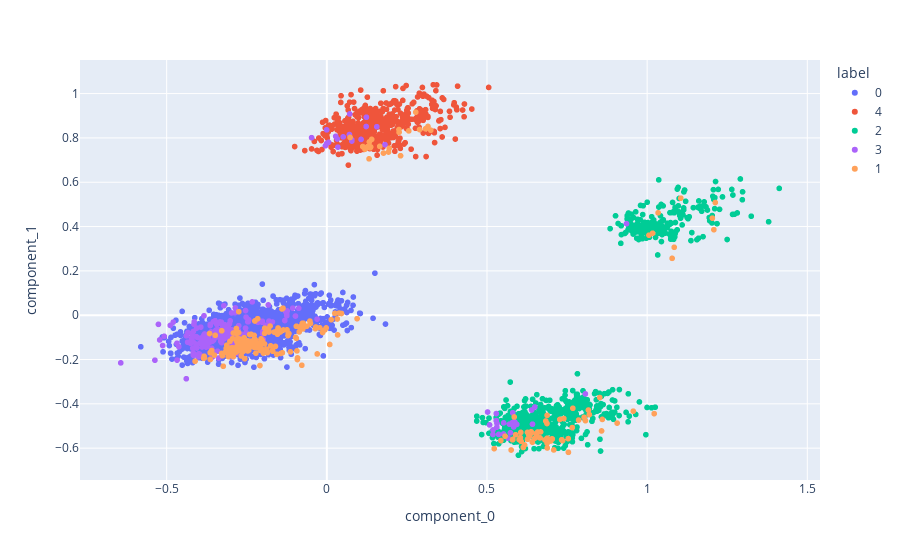

Notebook code cell kept with this figure:
### Markdown cell above
On this first map, we see the clusters made using the Kmeans function. We can clearly see here the different clusters that stand out from each other. We also notice that each cluster has words that come up more frequently, such as the word "satisfied" for one cluster, or "long" and "today" for another.

### Code cell
common_words = Visualisation_2D_Dataframe_K_Cluster(train_OneHot, 5, "kmean")
for cluster, words in enumerate(common_words):
    print(f"Cluster {cluster}: {words}")

### Figure 1 — Plotly figure (JSON) as saved in the notebook; plotly's stock layout.template omitted (floating-point values rounded to 4 significant figures; data arrays with more than 128 entries replaced by an {"elided": "..."} marker saying what was removed)
{"data": [{"hovertemplate": "<b>%{hovertext}</b><br><br>label=0<br>component_0=%{x}<br>component_1=%{y}<extra></extra>", "hovertext": {"elided": "3434 str values"}, "legendgroup": "0", "marker": {"color": "#636efa", "symbol": "circle"}, "mode": "markers", "name": "0", "showlegend": true, "type": "scattergl", "x": {"elided": "3434 float values"}, "xaxis": "x", "y": {"elided": "3434 float values"}, "yaxis": "y"}, {"hovertemplate": "<b>%{hovertext}</b><br><br>label=4<br>component_0=%{x}<br>component_1=%{y}<extra></extra>", "hovertext": {"elided": "759 str values"}, "legendgroup": "4", "marker": {"color": "#EF553B", "symbol": "circle"}, "mode": "markers", "name": "4", "showlegend": true, "type": "scattergl", "x": {"elided": "759 float values"}, "xaxis": "x", "y": {"elided": "759 float values"}, "yaxis": "y"}, {"hovertemplate": "<b>%{hovertext}</b><br><br>label=2<br>component_0=%{x}<br>component_1=%{y}<extra></extra>", "hovertext": {"elided": "1047 str values"}, "legendgroup": "2", "marker": {"color": "#00cc96", "symbol": "circle"}, "mode": "markers", "name": "2", "showlegend": true, "type": "scattergl", "x": {"elided": "1047 float values"}, "xaxis": "x", "y": {"elided": "1047 float values"}, "yaxis": "y"}, {"hovertemplate": "<b>%{hovertext}</b><br><br>label=3<br>component_0=%{x}<br>component_1=%{y}<extra></extra>", "hovertext": {"elided": "267 str values"}, "legendgroup": "3", "marker": {"color": "#ab63fa", "symbol": "circle"}, "mode": "markers", "name": "3", "showlegend": true, "type": "scattergl", "x": {"elided": "267 float values"}, "xaxis": "x", "y": {"elided": "267 float values"}, "yaxis": "y"}, {"hovertemplate": "<b>%{hovertext}</b><br><br>label=1<br>component_0=%{x}<br>component_1=%{y}<extra></extra>", "hovertext": {"elided": "335 str values"}, "legendgroup": "1", "marker": {"color": "#FFA15A", "symbol": "circle"}, "mode": "markers", "name": "1", "showlegend": true, "type": "scattergl", "x": {"elided": "335 float values"}, "xaxis": "x", "y": {"elided": "335 float values"}, "yaxis": "y"}], "layout": {"legend": {"title": {"text": "label"}, "tracegroupgap": 0}, "margin": {"t": 60}, "xaxis": {"anchor": "y", "domain": [0, 1], "title": {"text": "component_0"}}, "yaxis": {"anchor": "x", "domain": [0, 1], "title": {"text": "component_1"}}}}
